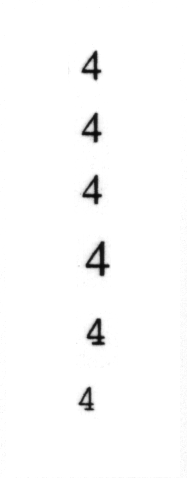
//> input picture TestData/fours.pgm, 187 x 478 px, given in place of , which was not available
$ ./digitClassifier TestData/fours.pgm TestData/nines.pgm   (built with g++ and OpenCV 4)
//> lines starting //> are read from the running program, lines starting //| are printed output that depends on the picture; after the words box and inside, x2 and y2 are one past the last pixel; in counts of white or black regions, pixels touching at a corner belong together; pictures that were not available may be replaced by others from this repository, and a replacement may not be noted
// digitClassifier
//
// Kevin Hughes
//
// 2011
//
// classifies written digits (0-9)
// using a Neural Network

#include <opencv2/core/core.hpp>
#include "opencv2/imgproc/imgproc.hpp"
#include "opencv2/highgui/highgui.hpp"
#include "opencv2/ml/ml.hpp"

#include <iostream>
#include <fstream>
#include <string>
#include <vector>

using namespace cv;
using namespace std;

void loadData(const string fileList, Mat &X, Mat &y);
vector<Rect> segmentDigits(Mat &img);

int main(int argc, char *argv[])
{
    if(argc != 3)
    {
        cout << "Usage: " << argv[0] << "<training file> <testing file>" << endl;
        return -1;
    }

    // collect arguements
    const string train_path = argv[1];
    const string test_path = argv[2];

    // Train
    Mat X;
    Mat y;
    loadData(train_path,X,y);

    CvANN_MLP_TrainParams NNparams = CvANN_MLP_TrainParams();
        NNparams.term_crit = cvTermCriteria( CV_TERMCRIT_ITER + CV_TERMCRIT_EPS, 1000, 0.1 );
        NNparams.train_method = CvANN_MLP_TrainParams::RPROP;
        NNparams.bp_dw_scale = 0.1;
        NNparams.bp_moment_scale = 0.1;
        NNparams.rp_dw0 = 0.01;
        NNparams.rp_dw_plus = 1.2;
        NNparams.rp_dw_minus = 0.5;
        NNparams.rp_dw_min = FLT_EPSILON;
        NNparams.rp_dw_max = 50.;

    CvANN_MLP *NeuralNet = new CvANN_MLP();

    Mat layerSizes( 1, 4, CV_32SC1 );
    layerSizes.at<int>(0,0) = (int)X.cols;
    layerSizes.at<int>(0,1) = (int)(X.cols * .75);
    layerSizes.at<int>(0,2) = (int)(X.cols * .25);
    layerSizes.at<int>(0,3) = (int)y.cols;


    NeuralNet->create( layerSizes, CvANN_MLP::SIGMOID_SYM, 0, 0);

    cv::Mat sampleWeights;

    NeuralNet->train( X, y, sampleWeights, Mat(), NNparams );

    // Test on training data
    int misses = 0;
    for(int i = 0; i < (int)X.rows; i++)
    {
        Mat output;
        NeuralNet->predict( X.row(i), output );

        //cout << format(output,"numpy") << endl;

        Point t; minMaxLoc( y.row(i), NULL, NULL, NULL, &t ); int truth = t.x;
        Point p; minMaxLoc( output, NULL, NULL, NULL, &p ); int prediction = p.x;

        //cout << " Truth = " << truth << " Prediction = " << prediction << endl;

        if( truth != prediction) misses++;
    }

    float percent_correct = (float)(X.rows-misses) / X.rows * 100;
    cout << " Train Set Performance = " << percent_correct << "% correct" << endl;

    // Test
    Mat Xtest;
    Mat ytest;
    loadData(test_path,Xtest,ytest);

    // Test on new data
    misses = 0;
    for(int i = 0; i < (int)Xtest.rows; i++)
    {
        Mat output;
        NeuralNet->predict( Xtest.row(i), output );

        //cout << format(output,"numpy") << endl;

        Point t; minMaxLoc( ytest.row(i), NULL, NULL, NULL, &t ); int truth = t.x;
        Point p; minMaxLoc( output, NULL, NULL, NULL, &p ); int prediction = p.x;

        //cout << " Truth = " << truth << " Prediction = " << prediction << endl;

        if( truth != prediction) misses++;
    }

    percent_correct = (float)(ytest.rows-misses) / ytest.rows * 100;
    cout << " Test Set Performance = " << percent_correct << "% correct" << endl;

    return 0;
}


void loadData(const string filename, Mat &X, Mat &y)
{
//> called with filename = "TestData/fours.pgm"
    // load image paths from file
    ifstream file;
    vector<string> image_paths;
    vector<int> digit_truth;

    file.open(filename.c_str(), ifstream::in);
    if(file.is_open())
    {
        string line;
        while(getline(file, line))
        {
            string id(line.begin(), line.begin() + 1);
            string imagePath(line.begin() + 2,line.end());

            digit_truth.push_back(atoi(id.c_str()));
            image_paths.push_back(imagePath);
        }
    }
    else
    {
        cout << "unable to open: " << filename << endl;
    }
    file.close();

    // Clear return Mats
    X = Mat();
    y = Mat();

    // Loop through all Images
    for(int i = 0; i < (int)image_paths.size(); i++)
    {
        Mat image = imread(image_paths[i].c_str(),0);
//> image is the input picture: 478 rows x 187 cols, CV_8UC1; min 9, max 255, mean 250.9
        //imshow("image",image);
        //waitKey();

        vector<Rect> boundingBoxes = segmentDigits(image);

        // Loop through each digit
        for(int j = 0; j < (int)boundingBoxes.size(); j++)
        {
            Mat digit = image(boundingBoxes[j]).clone();
            threshold(digit,digit,180,255, THRESH_BINARY);
            resize(digit, digit, Size(15,15), 0, 0, INTER_LINEAR);
            digit.convertTo(digit, CV_32FC1);

            //imshow("digit", digit);
            //waitKey();

            //cout << digit.reshape(0,1).rows << "  " << digit.reshape(0,1).cols << endl;
            X.push_back(digit.reshape(0,1));

            Mat label = Mat::zeros(1,10, CV_32FC1);
            label.at<float>(0,digit_truth[i]) = 1;

            y.push_back(label);
        }
    }
}


vector<Rect> segmentDigits(Mat &img)
{
    // Threshold
    Mat bw;
    threshold(img,bw,180,255, THRESH_BINARY);
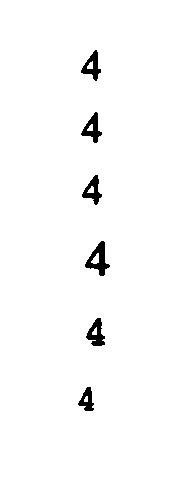
//> bw: 478 rows x 187 cols, CV_8UC1; 98.1% white; 6 black regions, box (x1, y1, x2, y2) and area: (85, 241, 110, 276) 376, (86, 318, 105, 346) 293, (81, 112, 102, 143) 283, (81, 50, 101, 81) 274, (82, 175, 102, 205) 268, (78, 387, 94, 411) 209
    //imshow( "Thresholded Image", bw);
    //waitKey();

    // logic might seem flipped here but its because it thinks white is "on" instead of black
    erode(bw,bw, Mat());
    erode(bw,bw, Mat());
    erode(bw,bw, Mat());
    erode(bw,bw, Mat());
    erode(bw,bw, Mat());
    dilate(bw,bw, Mat());
    dilate(bw,bw, Mat());
    dilate(bw,bw, Mat());
    dilate(bw,bw, Mat());
    dilate(bw,bw, Mat());
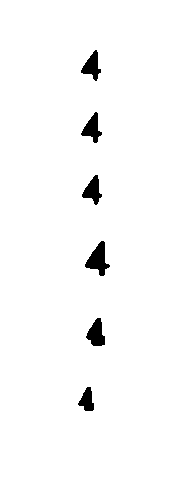
//> bw: 478 rows x 187 cols, CV_8UC1; 97.8% white; 6 black regions

    // Find Contours
    vector<vector<Point> > contours;
    findContours(bw, contours, CV_RETR_LIST, CV_CHAIN_APPROX_SIMPLE);
//> contours = 7 contours; box (x1, y1, x2, y2) and area: (0, 0, 187, 478) 88722, (84, 240, 111, 277) 480, (85, 317, 106, 347) 377, (80, 111, 103, 144) 352, (80, 49, 102, 82) 347, (81, 174, 103, 206) 346, (77, 386, 95, 412) 268

    //print number of contours found
    //cout << (int)contours.size() << " contours found." << endl;

    // Draw contours
    Mat dst = Mat::zeros(img.size(), CV_8UC3);
    for(int idx = 0; idx < (int)contours.size()-1; idx++)
    {
        Scalar color((rand()&255), (rand()&255), (rand()&255));
        drawContours(dst, contours, idx, color, CV_FILLED, 8);
    }
//> this loop made 6 passes
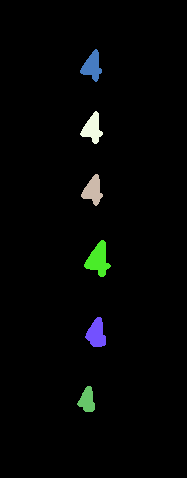
//> dst: 478 rows x 187 cols, CV_8UC3; mean B, G, R 4.4, 4.9, 3.6
    //imshow( "Connected Components", dst );
    //waitKey();

    // Get Bounding Boxes
    vector<Rect> boundingBoxes;
    for(int i = 0; i < (int)contours.size()-1; i++)
    {
        Rect r = boundingRect(contours[i]);
        r.x = r.x - 1;
        r.y = r.y - 1;
        r.width = r.width + 2;
        r.height = r.height + 2;
        boundingBoxes.push_back(r);
    }
//> this loop made 6 passes

    // Draw the Bounding Boxes
    Mat dst2 = Mat::zeros(img.size(), CV_8UC3);
    cvtColor(img, dst2, CV_GRAY2BGR);
    for(int i = 0; i < (int)boundingBoxes.size(); i++)
    {
        rectangle(dst2, boundingBoxes[i], Scalar(255,0,0));
    }
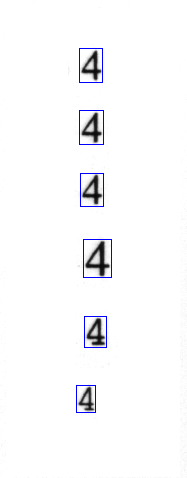
//> dst2: 478 rows x 187 cols, CV_8UC3; 0.75% of pixels changed, all inside (x1, y1, x2, y2) = (76, 48, 112, 413)
//> in loadData, `vector<Rect> boundingBoxes = segmentDigits(image);`: boundingBoxes = 6 Rects (x, y, width, height): [76, 385, 20, 28], [84, 316, 23, 32], [83, 239, 29, 39], [80, 173, 24, 34], [79, 110, 25, 35], [79, 48, 24, 35]
//> the loop in loadData, `for(int j = 0; j < (int)boundingBoxes.size(); j++)` made 6 passes
//> pass 1, in loadData, `Mat digit = image(boundingBoxes[j]).clone();`:
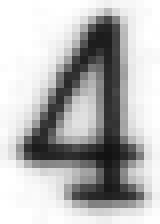
//> digit: 28 rows x 20 cols, CV_8UC1 (shown 8 times larger); min 18, max 255, mean 184.1
//> pass 1, in loadData, `threshold(digit,digit,180,255, THRESH_BINARY);`:
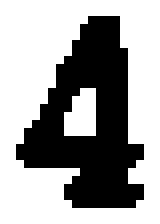
//> digit: 28 rows x 20 cols, CV_8UC1 (shown 8 times larger); 62.7% white; 1 black region, box (x1, y1, x2, y2) and area: (2, 2, 18, 26) 209
//> pass 2, in loadData, `threshold(digit,digit,180,255, THRESH_BINARY);`:
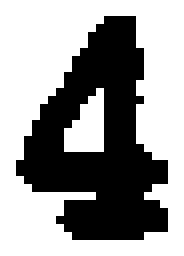
//> digit: 32 rows x 23 cols, CV_8UC1 (shown 8 times larger); 60.2% white; 1 black region, box (x1, y1, x2, y2) and area: (2, 2, 21, 30) 293
//> pass 2 of the loop in loadData, `for(int i = 0; i < (int)image_paths.size(); i++)`:
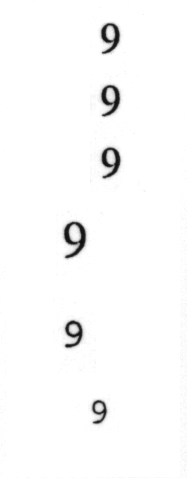
//> input picture TestData/nines.pgm, 187 x 478 px, given in place of CREATOR: GIMP PNM Filter Version 1.1, which was not available
//> in loadData, image is the input picture: 478 rows x 187 cols, CV_8UC1; min 15, max 255, mean 250.5
//> contours = 7 contours; box (x1, y1, x2, y2) and area: (0, 0, 187, 478) 88722, (63, 220, 87, 260) 662, (100, 84, 121, 118) 504, (100, 146, 122, 180) 503, (100, 22, 121, 55) 496, (64, 319, 84, 349) 440, (91, 399, 108, 425) 324
//> the loop in segmentDigits (call 2), `for(int idx = 0; idx < (int)contours.size()-1; idx++)` made 6 passes
//> after the loop in segmentDigits (call 2), `for(int idx = 0; idx < (int)contours.size()-1; idx++)`:
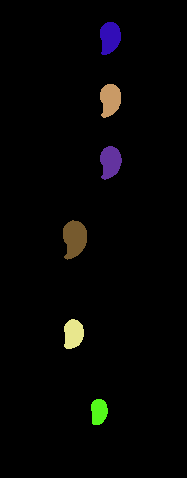
//> dst: 478 rows x 187 cols, CV_8UC3; mean B, G, R 3.9, 4.3, 4.6
//> the loop in segmentDigits (call 2), `for(int i = 0; i < (int)contours.size()-1; i++)` made 6 passes
//> the loop in segmentDigits (call 2), `for(int i = 0; i < (int)boundingBoxes.size(); i++)` made 6 passes
//> boundingBoxes = 6 Rects (x, y, width, height): [90, 398, 19, 28], [63, 318, 22, 32], [62, 219, 26, 42], [99, 145, 24, 36], [99, 83, 23, 36], [99, 21, 23, 35]
//> the loop in loadData, `for(int j = 0; j < (int)boundingBoxes.size(); j++)` made 6 passes
//> pass 3, in loadData, `threshold(digit,digit,180,255, THRESH_BINARY);`:
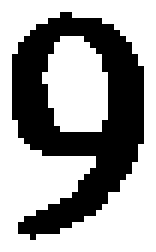
//> digit: 42 rows x 26 cols, CV_8UC1 (shown 6 times larger); 62.2% white; 1 black region, box (x1, y1, x2, y2) and area: (2, 2, 24, 40) 413
//> (the run ends here: the program needs code that is not available in this run, at `CvANN_MLP_TrainParams NNparams = CvANN_MLP_TrainParams();`)
